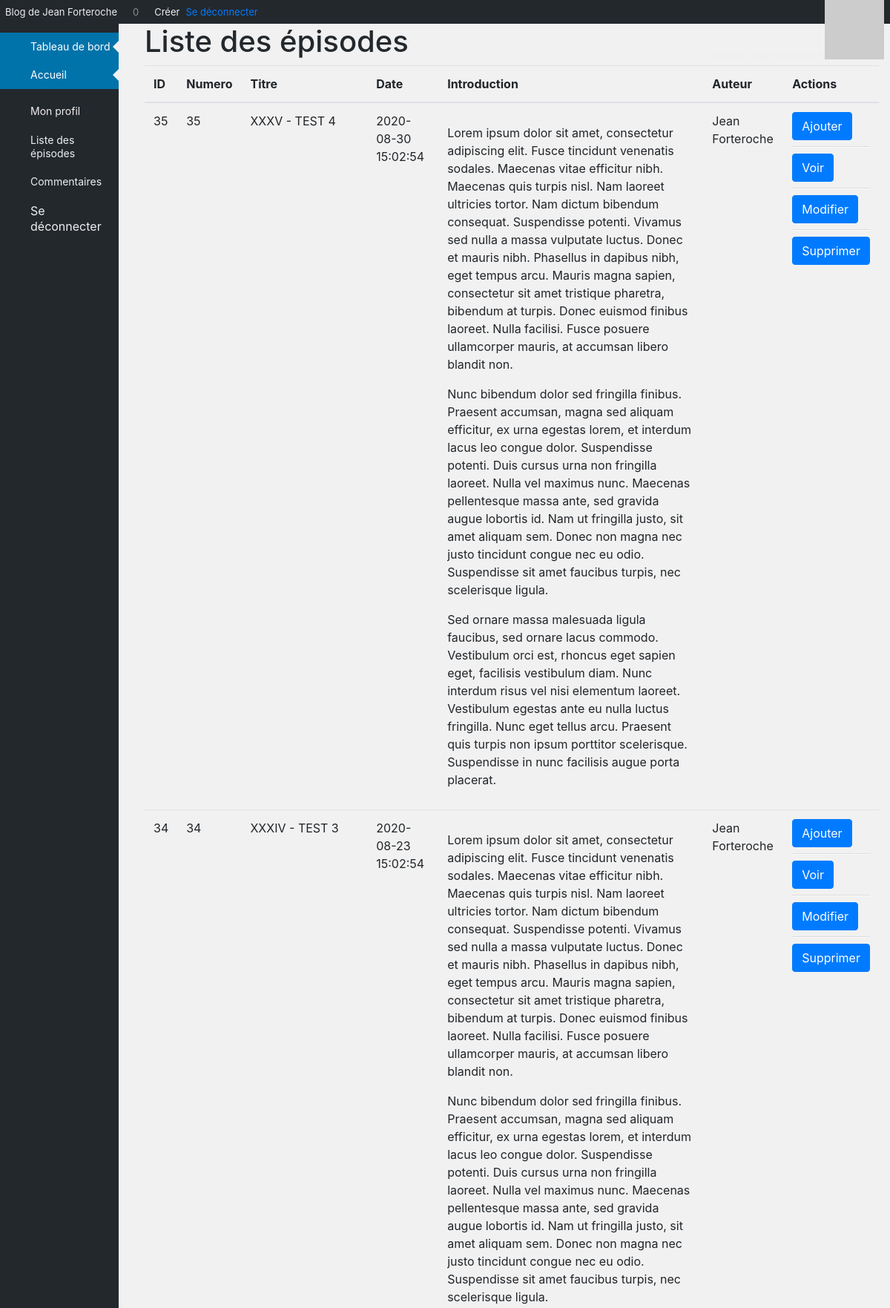
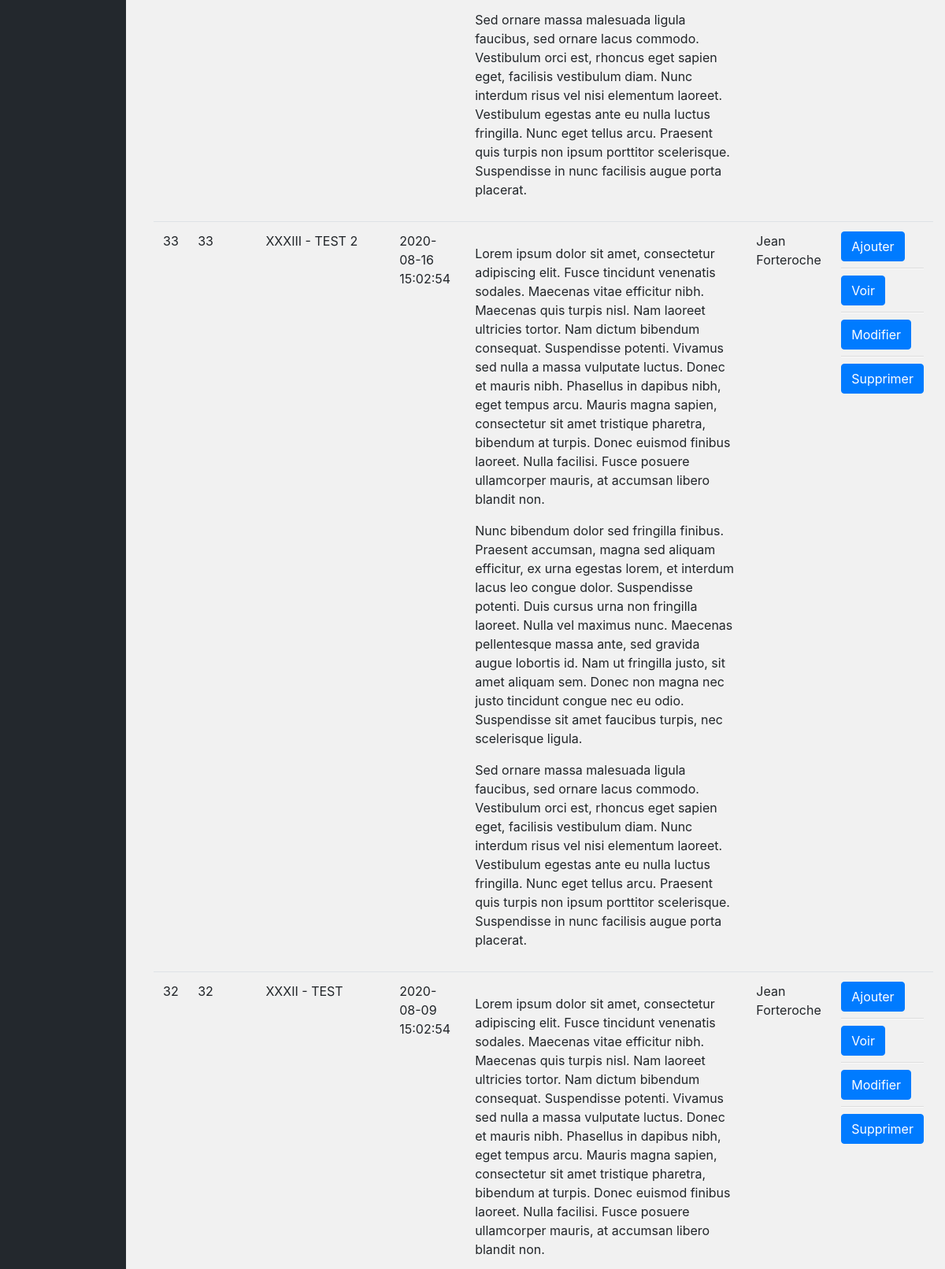
/index.php?action=readEpisodes (upper part), run on the app's committed database (2 pictures, top to bottom).
### tables this page shows
CREATE TABLE IF NOT EXISTS `Posts` (
  `id` int(11) NOT NULL AUTO_INCREMENT,
  `chapter` SMALLINT(1) UNSIGNED NOT NULL,
  `title` varchar(255) NOT NULL,
  `introduction` text NOT NULL,
  `content` text NOT NULL,
  `author` varchar(255) NOT NULL,
  `post_date` datetime NOT NULL,
  PRIMARY KEY (`id`)
);

### src/View/View.php (called while the page is built, shortened)
<?php
class View
{
    public function render(array $data, string $origin): void
    {
        require_once "..\\templates\\${origin}\\${data['template']}.html.php";
        require_once "..\\templates\\${origin}\\layout.html.php";
    }
}

### src/Controller/Backoffice/AdminController.php (called while the page is built, shortened)
<?php
class AdminController
{
    private PostManager $postManager;
    private View $view;
    public function __construct(AdminManager $adminManager, PostManager $postManager, CommentManager $commentManager, View $view)
    {
        $this->postManager = $postManager;
        $this->view = $view;
    }
    public function readEpisodes(): void
    {
        $data = $this->postManager->showAllPostsByIdDesc();
        $this->view->render(['template' => 'readepisodes', 'allpost' => $data], 'backoffice');
    }
}

### public/index.php (called while the page is built, shortened)
<?php
$router = new Router();
$router->run();

### src/Model/PostManager.php (called while the page is built, shortened)
<?php
class PostManager
{
    private $database;
    public function __construct(Database $database)
    {
        $this->database = $database->getPdo();
    }
    public function showAllPostsByIdDesc()
    {
        $request = $this->database->prepare('SELECT * FROM posts ORDER BY id DESC');
        $request->execute();
        return $request->fetchAll(\PDO::FETCH_ASSOC);
    }
}

### src/Service/Database.php (called while the page is built, shortened)
<?php
class Database
{
    private $database;
    public function __construct()
    {
        $this->database = new \PDO('mysql:host=localhost;dbname=openclassrooms_project4;port=3306;charset=utf8mb4', 'root', 'vFaGsjLk8WpkQtxYJ8XZXAf690shjBzW', [
            \PDO::ATTR_ERRMODE => \PDO::ERRMODE_EXCEPTION,
            \PDO::ATTR_DEFAULT_FETCH_MODE => \PDO::FETCH_ASSOC
        ]);
    }
    public function getPdo(): \PDO
    {
        return $this->database;
    }
}

### templates/backoffice/readepisodes.html.php (the view, shortened to what this page needs)
<main class="container">
    <div class="row">
        <section class="col-12">
            <h1>Liste des épisodes</h1>
            <table class="table">
                <thead>
                    <th>ID</th>
                    <th>Numero</th>
                    <th>Titre</th>
                    <th>Date</th>
                    <th>Introduction</th>
                    <th>Auteur</th>
                    <th>Actions</th>
                </thead>
                <tbody>
                    <?php foreach($data['allpost'] as $post): ?>
                        <tr>
                            <td><?=$post['id']?></td>
                            <td><?=$post['chapter']?></td>
                            <td><?=$post['title']?></td>
                            <td><?=$post['post_date']?></td>
                            <td><?=$post['introduction']?></td>
                            <td><?=$post['author']?></td>
                            <td><a class="btn btn-primary" href="index.php?action=addEpisode">Ajouter</a><hr>
                            <a class="btn btn-primary" href="index.php?action=detailEpisode&id=<?=$post['id']?>">Voir</a><hr>
                            <a class="btn btn-primary" href="index.php?action=editEpisode&id=<?=$post['id']?>">Modifier</a><hr>
                            <a class="btn btn-primary" href="index.php?action=deleteEpisode&id=<?=$post['id']?>">Supprimer</a>
                            </td>
                        </tr>
                    <?php endforeach; ?>
                </tbody>
            </table>
        </section>
    </div>
</main>

### data on the page
posts: id "35", chapter "35", title "XXXV - TEST 4", post_date "2020-08-30 15:02:54", introduction "Lorem ipsum dolor sit amet, consectetur adipiscing elit. Fusce tincidunt venenatis sodales. Maecenas vitae efficitur nibh. Maecenas quis turpis nisl. Nam laoreet ultricies tortor. Nam dictum bibendum consequat. Suspendisse potenti. Vivamus sed nulla a massa vulputate luctus. Donec et mauris nibh. Phasellus in dapibus nibh, eget tempus arcu. Mauris magna sapien, consectetur sit amet tristique pharetra, bibendum at turpis. Donec euismod finibus laoreet. Nulla facilisi. Fusce posuere ullamcorper mauris, at accumsan libero blandit non. Nunc bibendum dolor sed fringilla finibus. Praesent accumsan, magna sed aliquam efficitur, ex urna egestas lorem, et interdum lacus leo congue dolor. Suspendisse…", author "Jean Forteroche"
posts: id "34", chapter "34", title "XXXIV - TEST 3", post_date "2020-08-23 15:02:54", introduction "Lorem ipsum dolor sit amet, consectetur adipiscing elit. Fusce tincidunt venenatis sodales. Maecenas vitae efficitur nibh. Maecenas quis turpis nisl. Nam laoreet ultricies tortor. Nam dictum bibendum consequat. Suspendisse potenti. Vivamus sed nulla a massa vulputate luctus. Donec et mauris nibh. Phasellus in dapibus nibh, eget tempus arcu. Mauris magna sapien, consectetur sit amet tristique pharetra, bibendum at turpis. Donec euismod finibus laoreet. Nulla facilisi. Fusce posuere ullamcorper mauris, at accumsan libero blandit non. Nunc bibendum dolor sed fringilla finibus. Praesent accumsan, magna sed aliquam efficitur, ex urna egestas lorem, et interdum lacus leo congue dolor. Suspendisse…", author "Jean Forteroche"
posts: id "33", chapter "33", title "XXXIII - TEST 2", post_date "2020-08-16 15:02:54", introduction "Lorem ipsum dolor sit amet, consectetur adipiscing elit. Fusce tincidunt venenatis sodales. Maecenas vitae efficitur nibh. Maecenas quis turpis nisl. Nam laoreet ultricies tortor. Nam dictum bibendum consequat. Suspendisse potenti. Vivamus sed nulla a massa vulputate luctus. Donec et mauris nibh. Phasellus in dapibus nibh, eget tempus arcu. Mauris magna sapien, consectetur sit amet tristique pharetra, bibendum at turpis. Donec euismod finibus laoreet. Nulla facilisi. Fusce posuere ullamcorper mauris, at accumsan libero blandit non. Nunc bibendum dolor sed fringilla finibus. Praesent accumsan, magna sed aliquam efficitur, ex urna egestas lorem, et interdum lacus leo congue dolor. Suspendisse…", author "Jean Forteroche"
posts: id "32", chapter "32", title "XXXII - TEST", post_date "2020-08-09 15:02:54", introduction "Lorem ipsum dolor sit amet, consectetur adipiscing elit. Fusce tincidunt venenatis sodales. Maecenas vitae efficitur nibh. Maecenas quis turpis nisl. Nam laoreet ultricies tortor. Nam dictum bibendum consequat. Suspendisse potenti. Vivamus sed nulla a massa vulputate luctus. Donec et mauris nibh. Phasellus in dapibus nibh, eget tempus arcu. Mauris magna sapien, consectetur sit amet tristique pharetra, bibendum at turpis. Donec euismod finibus laoreet. Nulla facilisi. Fusce posuere ullamcorper mauris, at accumsan libero blandit non.", author "Jean Forteroche"
